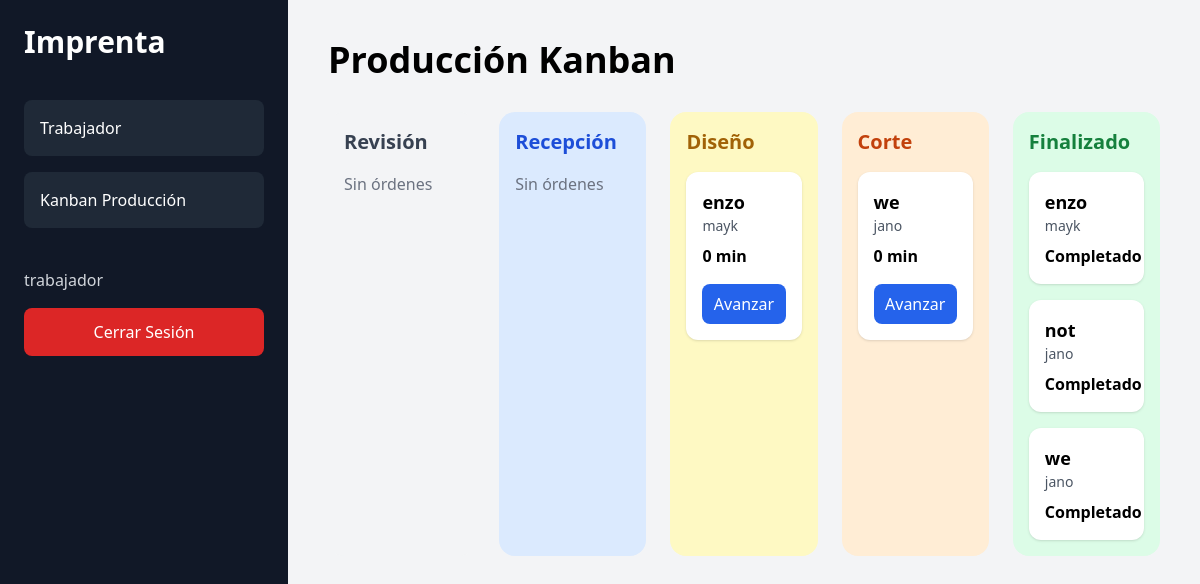
Page /kanban/ (signed in) on the earlier database version.
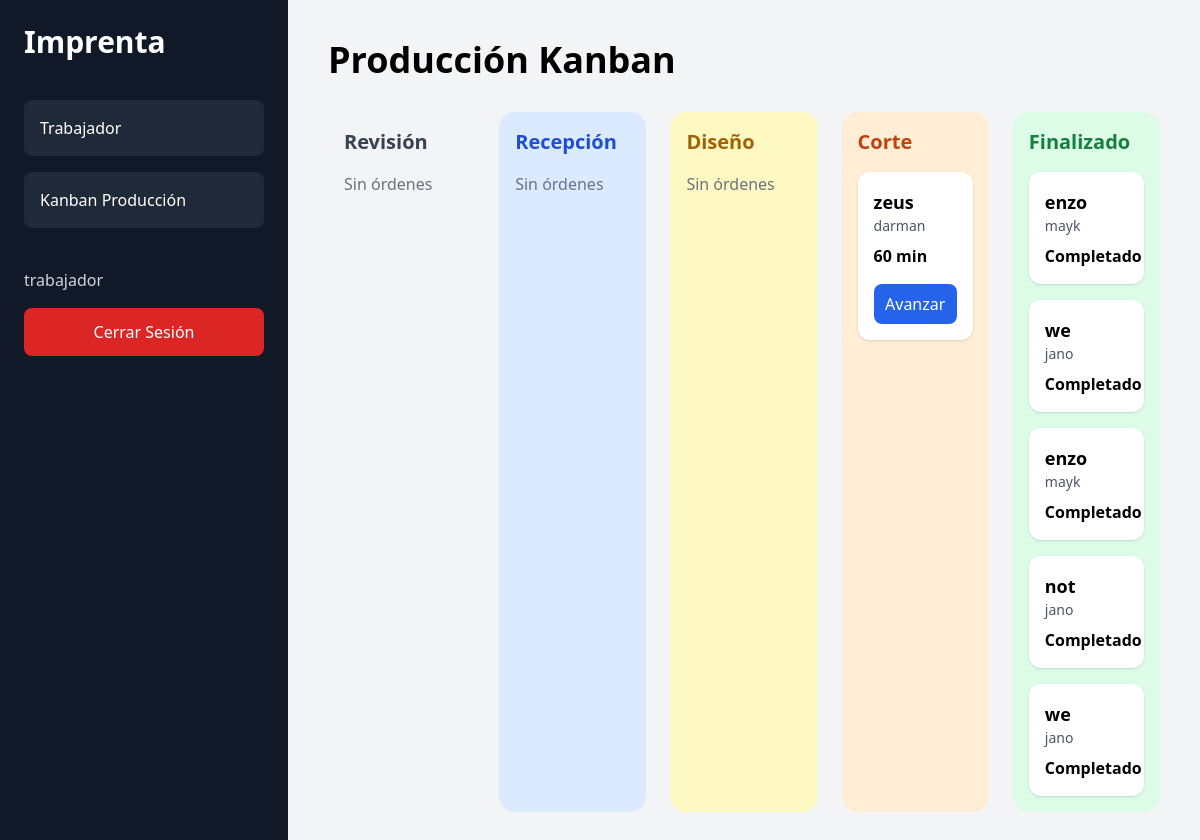
Same page on the later database version.
### menu/models.py (models this page shows, shortened)
class OrdenTrabajo(models.Model):
    ESTADOS = [
        ('revision', 'Revisión'),
        ('recepcion', 'Recepción'),
        ('diseno', 'Diseño'),
        ('corte', 'Corte'),
        ('finalizado', 'Finalizado'),
        ('entregado', 'Entregado'),
    ]
    PRIORIDADES = [
        ('normal', 'Normal'),
        ('urgente', 'Urgente'),
    ]
    empresa = models.CharField(max_length=200)
    cliente = models.CharField(max_length=200)
    telefono = models.CharField(max_length=20, blank=True, null=True)
    descripcion = models.TextField()
    estado = models.CharField(
        max_length=20,
        choices=ESTADOS,
        default='revision'
    )
    prioridad = models.CharField(
        max_length=20,
        choices=PRIORIDADES,
        default='normal'
    )
    precio = models.DecimalField(
        max_digits=10,
        decimal_places=2,
        default=0
    )
    adelanto = models.DecimalField(
        max_digits=10,
        decimal_places=2,
        default=0
    )
    tiempo_estimado = models.IntegerField(
        help_text="Tiempo en minutos"
    )
    fecha_creacion = models.DateTimeField(auto_now_add=True)
    fecha_inicio = models.DateTimeField(
        blank=True,
        null=True
    )
    fecha_finalizacion = models.DateTimeField(
        blank=True,
        null=True
    )
    trabajador = models.ForeignKey(
        User,
        on_delete=models.SET_NULL,
        null=True,
        blank=True
    )
    observaciones = models.TextField(
        blank=True,
        null=True
    )
    alarma_activada = models.BooleanField(default=False)
    class Meta:
        ordering = ['-fecha_creacion']
    @property
    def tiempo_restante(self):
        if self.fecha_inicio:
            tiempo_transcurrido = timezone.now() - self.fecha_inicio
            minutos_transcurridos = tiempo_transcurrido.total_seconds() / 60
            restante = self.tiempo_estimado - minutos_transcurridos
            return max(0, int(restante))
        return self.tiempo_estimado

### menu/decorators.py (the view)
    def wrapper(request, *args, **kwargs):
        if (
            request.user.groups.filter(
                name='Administrador'
            ).exists()
            or
            request.user.groups.filter(
                name='Trabajador'
            ).exists()
        ):
            return view_func(
                request,
                *args,
                **kwargs
            )
        return redirect('login')

### menu/views.py (called while the page is built)
@login_required
@admin_o_trabajador
def kanban(request):
    revision = OrdenTrabajo.objects.filter(
        estado='revision'
    )
    recepcion = OrdenTrabajo.objects.filter(
        estado='recepcion'
    )
    diseno = OrdenTrabajo.objects.filter(
        estado='diseno'
    )
    corte = OrdenTrabajo.objects.filter(
        estado='corte'
    )
    finalizado = OrdenTrabajo.objects.filter(
        estado='finalizado'
    )
    context = {
        'revision': revision,
        'recepcion': recepcion,
        'diseno': diseno,
        'corte': corte,
        'finalizado': finalizado,
    }
    return render(
        request,
        'menu/kanban.html',
        context
    )

### menu/templates/menu/kanban.html (shortened to what the changed rows need)
{% extends 'menu/base.html' %}
{% block content %}
<h1 class="text-4xl font-bold mb-8">
    Producción Kanban
</h1>
<div class="grid grid-cols-1 md:grid-cols-5 gap-6">
    <div class="bg-gray-100 rounded-2xl p-4">
        <h2 class="text-xl font-bold mb-4 text-gray-700">
            Revisión
        </h2>
    </div>
    <div class="bg-blue-100 rounded-2xl p-4">
        <h2 class="text-xl font-bold mb-4 text-blue-700">
            Recepción
        </h2>
    </div>
    <div class="bg-yellow-100 rounded-2xl p-4">
        <h2 class="text-xl font-bold mb-4 text-yellow-700">
            Diseño
        </h2>
        <div class="space-y-4">
            {% for orden in diseno %}
                <div class="bg-white p-4 rounded-xl shadow">
                    <h3 class="font-bold text-lg">
                        {{ orden.empresa }}
                    </h3>
                    <p class="text-sm text-gray-600">
                        {{ orden.cliente }}
                    </p>
                    <p class="mt-2 font-semibold">
                        {{ orden.tiempo_restante }} min
                    </p>
                    <a
                        href="{% url 'cambiar_estado' orden.id %}"
                        class="mt-4 block text-center bg-blue-600 text-white py-2 rounded-lg"
                    >
                        Avanzar
                    </a>
                </div>
            {% empty %}
                <p class="text-gray-500">
                    Sin órdenes
                </p>
            {% endfor %}
        </div>
    </div>
    <div class="bg-orange-100 rounded-2xl p-4">
        <h2 class="text-xl font-bold mb-4 text-orange-700">
            Corte
        </h2>
        <div class="space-y-4">
            {% for orden in corte %}
                <div class="bg-white p-4 rounded-xl shadow">
                    <h3 class="font-bold text-lg">
                        {{ orden.empresa }}
                    </h3>
                    <p class="text-sm text-gray-600">
                        {{ orden.cliente }}
                    </p>
                    <p class="mt-2 font-semibold">
                        {{ orden.tiempo_restante }} min
                    </p>
                    <a
                        href="{% url 'cambiar_estado' orden.id %}"
                        class="mt-4 block text-center bg-blue-600 text-white py-2 rounded-lg"
                    >
                        Avanzar
                    </a>
                </div>
            {% empty %}
                <p class="text-gray-500">
                    Sin órdenes
                </p>
            {% endfor %}
        </div>
    </div>
    <div class="bg-green-100 rounded-2xl p-4">
        <h2 class="text-xl font-bold mb-4 text-green-700">
            Finalizado
        </h2>
        <div class="space-y-4">
            {% for orden in finalizado %}
                <div class="bg-white p-4 rounded-xl shadow">
                    <h3 class="font-bold text-lg">
                        {{ orden.empresa }}
                    </h3>
                    <p class="text-sm text-gray-600">
                        {{ orden.cliente }}
                    </p>
                    <p class="mt-2 font-semibold">
                        Completado
                    </p>
                </div>
            {% empty %}
                <p class="text-gray-500">
                    Sin órdenes
                </p>
            {% endfor %}
        </div>
    </div>
</div>
{% endblock %}

### menu/templates/menu/base.html (shortened to what this page needs)
{% load static %}
<!DOCTYPE html>
<html lang="es">
<head>
    <script src="https://cdn.tailwindcss.com"></script>
    <link
        href="https://cdnjs.cloudflare.com/ajax/libs/flowbite/2.5.1/flowbite.min.css"
        rel="stylesheet"
    />
</head>
<body class="bg-gray-100">
    {% if request.path != '/cliente/' %}
    <div class="flex min-h-screen">
        <aside class="w-72 bg-gray-900 text-white p-6">
            <h1 class="text-3xl font-bold mb-10">
                Imprenta
            </h1>
            <nav class="space-y-4">
                {% if request.user.groups.all %}
                    {% for grupo in request.user.groups.all %}
                        {% if grupo.name == 'Trabajador' %}
                            <a href="{% url 'dashboard_trabajador' %}"
                            class="block bg-gray-800 hover:bg-gray-700 p-4 rounded-lg">
                                Trabajador
                            </a>
                            <a href="{% url 'kanban' %}"
                            class="block bg-gray-800 hover:bg-gray-700 p-4 rounded-lg">
                                Kanban Producción
                            </a>
                        {% endif %}
                    {% endfor %}
                {% endif %}
            </nav>
            <div class="mt-10">
                {% if user.is_authenticated %}
                <p class="mb-4 text-gray-300">
                    {{ user.username }}
                </p>
                <form
                    method="POST"
                    action="{% url 'logout' %}"
                >
                    <button
                        type="submit"
                        class="w-full bg-red-600 hover:bg-red-700 p-3 rounded-lg"
                    >
                        Cerrar Sesión
                    </button>
                </form>
                {% endif %}
            </div>
        </aside>
        <main class="flex-1 p-10">
            {% block content %}
            {% endblock %}
        </main>
    </div>
    {% else %}
        {% block cliente_content %}
        {% endblock %}
    {% endif %}
</body>
</html>

Differences in the rows shown:
added OrdenTrabajo: empresa "zeus", cliente "darman", tiempo_restante "60", shown under "Corte"
changed OrdenTrabajo (number 2 of 6 on the later page): moves from the list under "Diseño" to the list under "Finalizado"
changed OrdenTrabajo (number 3 of 6 on the later page): moves from the list under "Corte" to the list under "Finalizado"
Other differences:
text now shown: "Sin órdenes"
